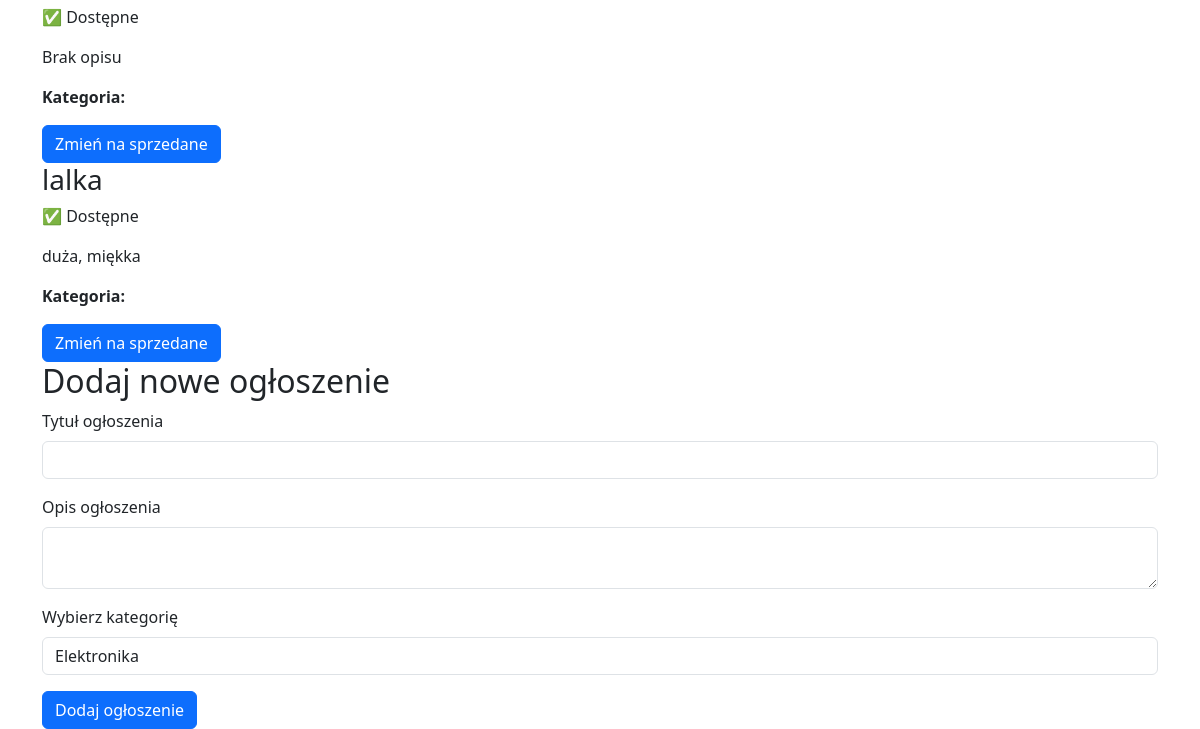
Before: / (lower part) with the older database file.
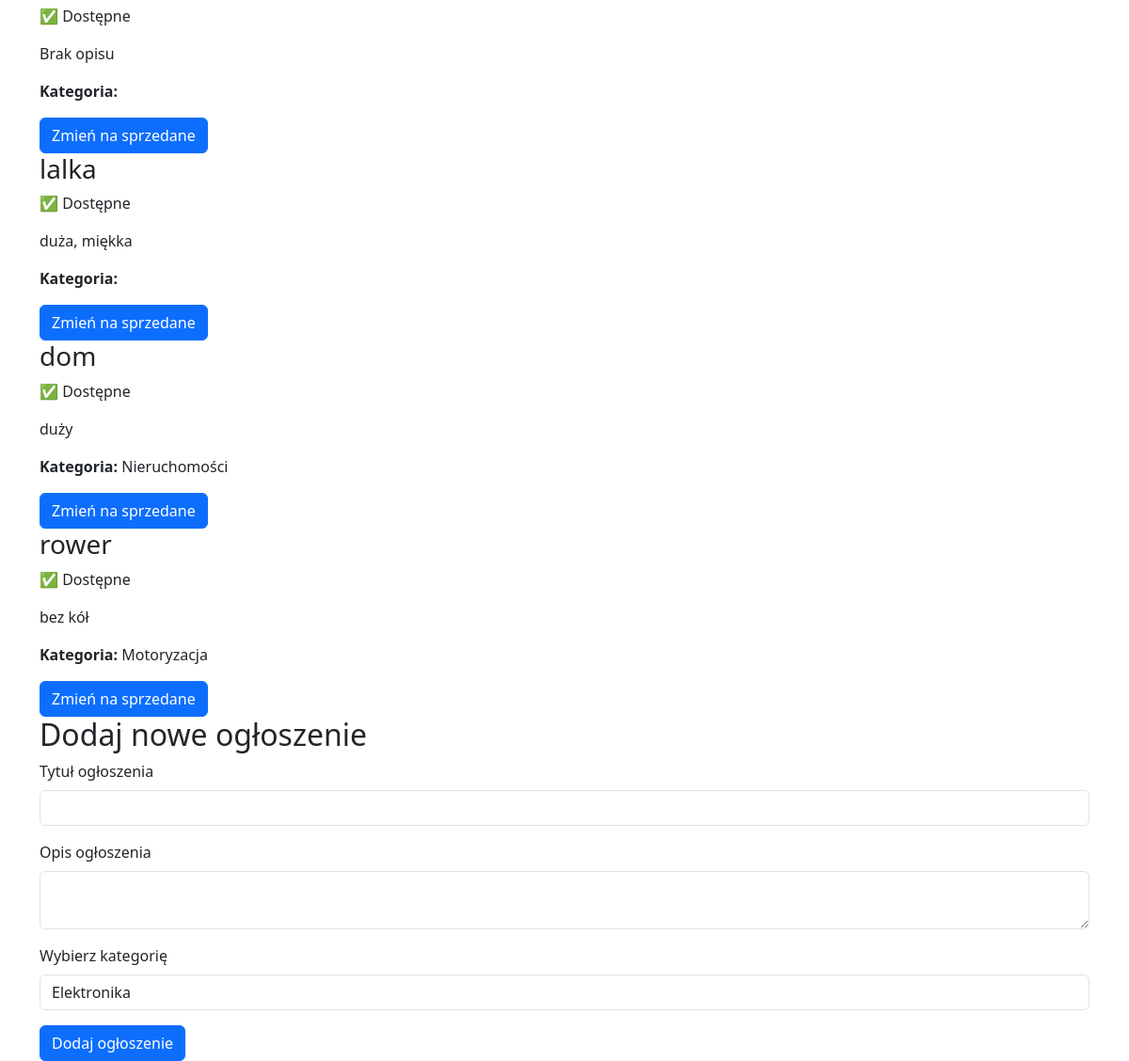
After: the same page with the newer database file.
### app.py (models this page shows, shortened)
class Olx(db.Model):
    id = db.Column(db.Integer, primary_key=True)
    title = db.Column(db.String(100), nullable=False)
    description = db.Column(db.Text, nullable=False, default="Brak opisu")
    category = db.relationship('Category', secondary=categories_olxs, backref=db.backref('olxs'))
    sold = db.Column(db.Boolean, default=False)
    user_id = db.Column(db.String(255), db.ForeignKey('user.fs_uniquifier'))

class Category(db.Model, RoleMixin):
    id = db.Column(db.Integer, primary_key=True)
    name = db.Column(db.String(32), unique=True, nullable=False)
    description = db.Column(db.String(128))

### app.py (the view)
@app.route('/')
def index():
    ads = Olx.query.all()
    categories = Category.query.all()
    return render_template('index.html', ads=ads, categories=categories)

### app.py (called while the page is built)
@app.before_request
def create_default_categories():
    if Category.query.count() == 0:
        categories = ['Elektronika', 'Motoryzacja', 'Nieruchomości', 'Usługi', 'Praca', 'Różne']
        for category_name in categories:
            category = Category(name=category_name)
            db.session.add(category)
        db.session.commit()

### templates/index.html
{% extends 'base.html' %}
{% block content %}
<div>
    {% for ad in ads %}
        <div class="ad-item">
            <h3>{{ ad.title }}</h3>
            {% if ad.sold %}
                <p>❌ Sprzedane</p>
            {% else %}
                <p>✅ Dostępne</p>
            {% endif %}
            <p>{{ ad.description }}</p>
            <p><strong>Kategoria:</strong>
                {% for cat in ad.category %}
                    {{ cat.name }}{% if not loop.last %}, {% endif %}
                {% endfor %}
            </p>
            <form method="post" action="{{ url_for('toggle_sold', ad_id=ad.id) }}">
                <button type="submit" class="btn btn-primary">
                    {% if ad.sold %}
                        Zmień na dostępne
                    {% else %}
                        Zmień na sprzedane
                    {% endif %}
                </button>
            </form>
        </div>
    {% endfor %}
</div>
<div>
    <h2>Dodaj nowe ogłoszenie</h2>
    <form method="post" action="{{ url_for('add') }}">
        <div class="mb-3">
            <label class="form-label" for="item_text">Tytuł ogłoszenia</label>
            <input type="text" class="form-control" id="item_text" name="item_text" required>
        </div>
        <div class="mb-3">
            <label class="form-label" for="description">Opis ogłoszenia</label>
            <textarea class="form-control" id="description" name="description" required></textarea>
        </div>
        <div class="mb-3">
            <label class="form-label" for="category">Wybierz kategorię</label>
            <select name="category" class="form-control" id="category" required>
                {% for category in categories %}
                    <option value="{{ category.id }}">{{ category.name }}</option>
                {% endfor %}
            </select>
        </div>
        <button type="submit" class="btn btn-primary">Dodaj ogłoszenie</button>
    </form>
</div>
{% endblock %}

### templates/base.html (shortened to what this page needs)
<!DOCTYPE html>
<html>
    <head>
        <link href="https://cdn.jsdelivr.net/npm/bootstrap@5.3.3/dist/css/bootstrap.min.css" rel="stylesheet">
    </head>
    <body>
        <div class="container">
            {% block content %}
            {% endblock %}
        </div>
    </body>
</html>

Changed rows visible on the page:
added Olx: title "dom", sold "✅ Dostępne", description "duży"
added Category: name "Nieruchomości", shown under "dom"
added Olx: title "rower", sold "✅ Dostępne", description "bez kół"
added Category: name "Motoryzacja", shown under "rower"
